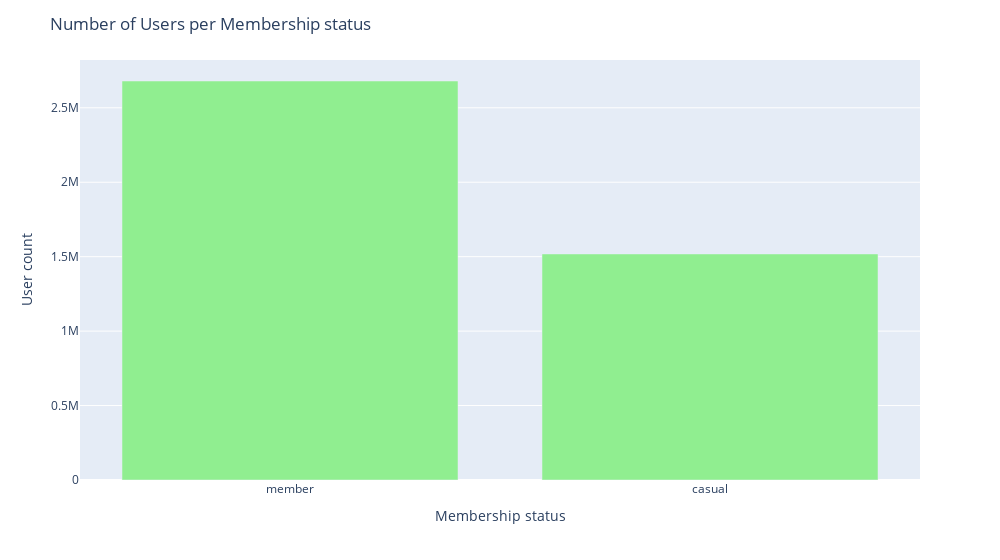

The notebook cell this image was saved under:
### Code cell
members_bar = px.bar(
    members,
    width=1000,
    color_discrete_sequence=['lightgreen']
)

members_bar.update_layout(
    xaxis_title='Membership status', 
    yaxis_title='User count', 
    title='Number of Users per Membership status',
    showlegend=False
)

members_bar.show()

### Figure 1 — Plotly figure (JSON) as saved in the notebook; plotly's stock layout.template omitted (floating-point values rounded to 4 significant figures)
{"data": [{"hovertemplate": "variable=count<br>member_casual=%{x}<br>value=%{y}<extra></extra>", "legendgroup": "count", "marker": {"color": "lightgreen", "pattern": {"shape": ""}}, "name": "count", "orientation": "v", "showlegend": true, "textposition": "auto", "type": "bar", "x": ["member", "casual"], "xaxis": "x", "y": [2680018, 1518317], "yaxis": "y"}], "layout": {"barmode": "relative", "legend": {"title": {"text": "variable"}, "tracegroupgap": 0}, "margin": {"t": 60}, "showlegend": false, "title": {"text": "Number of Users per Membership status"}, "width": 1000, "xaxis": {"anchor": "y", "domain": [0, 1], "title": {"text": "Membership status"}}, "yaxis": {"anchor": "x", "domain": [0, 1], "title": {"text": "User count"}}}}
